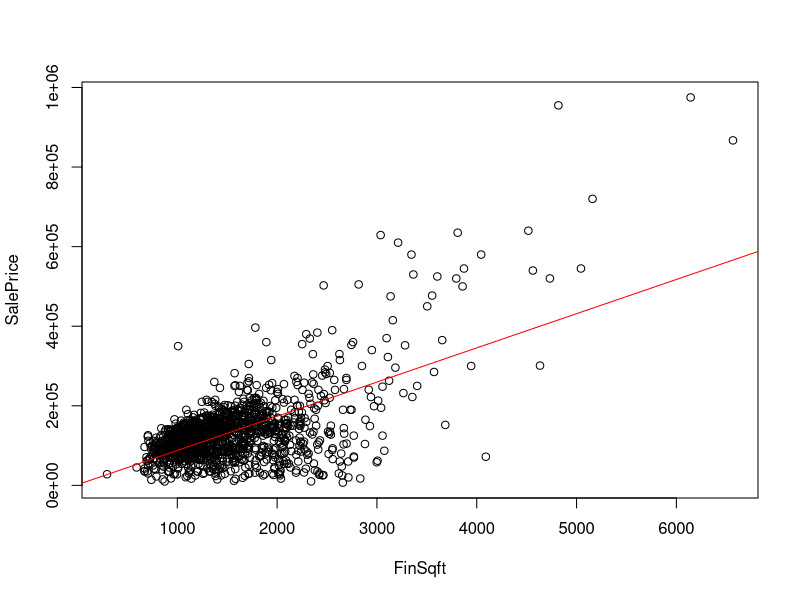

Reproduce this figure in R.
## ---- chunk 1
sales = read.csv("Data/Milwaukee_Sales_2012.csv")  # Load some data
cor.test(sales$SalePrice, sales$FinSqft)  # Correlation test
m = lm(SalePrice ~ FinSqft, data=sales)  # Fit a model
plot(SalePrice ~ FinSqft, data=sales)  # Scatterplot...
abline(m, col="red")  # ...with best fit line
## ---- chunk 2
mammals = read.table("Data/SleepMammals.txt", header=TRUE)
summary(mammals)
## ---- chunk 3
mammals$Predation = as.factor(mammals$Predation)
mammals$Exposure = as.factor(mammals$Exposure)
mammals$Danger = as.factor(mammals$Danger)

# Show a summary of these newly converted variables 
summary(mammals[, c("Predation", "Exposure", "Danger")])
## ---- chunk 4
    # Show your R code here
## ---- chunk 5
    # Show your R code here
## ---- chunk 6
    # Show your R code here
## ---- chunk 7
    # Show your R code here
## ---- chunk 8
    # Show your R code to generate a histogram and other plots
## ---- chunk 9
    # Write your answer here
## ---- chunk 10
    # Show your R code here
## ---- chunk 11
    # Show your R code here
## ---- chunk 12
    # Show your R code here
## ---- chunk 13
    # Show your R code here
## ---- chunk 14
    # Write your answer here
## ---- chunk 15
    # Show your R code here
## ---- chunk 16
    # Write your answer here
## ---- chunk 17
    # Show your R code here
    # Write your answer here
## ---- chunk 18
    # Show your R code here
## ---- chunk 19
    # Write your answer here
## ---- chunk 20
    # Show your R code here
## ---- chunk 21
    # Write your answer here
## ---- chunk 22
    # Show your R code here
    # Write your answer here
## ---- chunk 23
    # Show your R code here
## ---- chunk 24
    # Show your R code here
## ---- chunk 25
    # Write your answer here
## ---- chunk 26
    # Show your R code here
    # Write your answer here
## ---- chunk 27
    # Show your R code here
## ---- chunk 28
    # Write your answer here
## ---- chunk 29
    # Show your R code here
## ---- chunk 30
    # Write your answer here
## ---- chunk 31
    # Write your answer here
## ---- chunk 32
    # Write your answer here
## ---- chunk 33
    # Write your answer here
